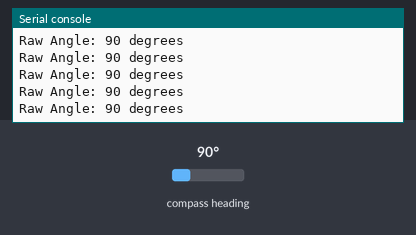
This program was run on a simulated ESP32 board running MicroPython. Shown: the last lines printed to the serial console. Inputs (shaded band) come from the test bench; at power-on: compass heading 90°.

Above: at 1.2 s.
1.3 s: compass heading set to 7°
At 1.31 s:
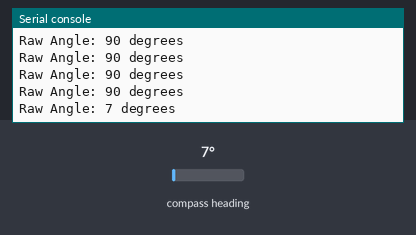
2.8 s: compass heading set to 180°
At 2.82 s:
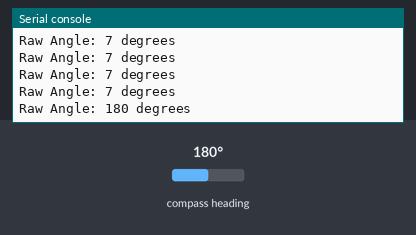
Timing chart, 0 to 5.8 s (numbered marks = the images above; inputs shaded):
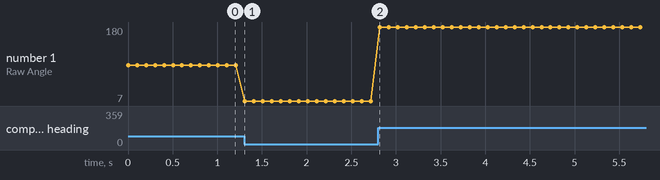

The program:

as5600_rawangle.py
```python
from machine import Pin, I2C
import time

# I2C setup
i2c = I2C(1, scl=Pin(22), sda=Pin(21), freq=400000)  # Adjust pins if needed
AS5600_I2C_ADDRESS = 0x36

# Register addresses
RAW_ANGLE_HIGH_REGISTER = 0x0C
RAW_ANGLE_LOW_REGISTER = 0x0D

# Function to read data from the AS5600
def read_angle():
    try:
        # Read high and low bytes from the respective registers
        high_byte = i2c.readfrom_mem(AS5600_I2C_ADDRESS, RAW_ANGLE_HIGH_REGISTER, 1)[0]
        low_byte = i2c.readfrom_mem(AS5600_I2C_ADDRESS, RAW_ANGLE_LOW_REGISTER, 1)[0]

        # Combine the high and low bytes to form the raw angle value (bits 11:8 and 7:0)
        angle = ((high_byte & 0x0F) << 8) | low_byte

        # Convert raw angle to degrees (0 to 360)
        angle_in_degrees = (angle / 4096) * 360

        return int(angle_in_degrees)  # Ensure the angle is an integer
    except Exception as e:
        print("Error reading angle:", e)
        return None

# Main loop
while True:
    angle = read_angle()
    if angle is not None:
        print("Raw Angle: {} degrees".format(angle))
    time.sleep(0.1)
```

Measured:
- after the input at 1.3 s, the serial console: prints a new line at once (image 1)
- after the input at 2.8 s, the serial console: prints a new line at once (image 2)
- plotted number 1: 90 → 7 after the input at 1.3 s, 7 → 180 after the input at 2.8 s
